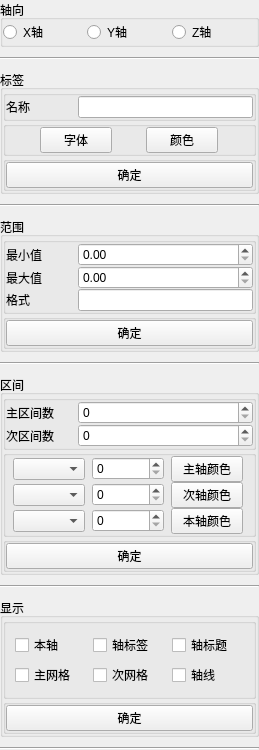
       <widget class="QWidget" name="W_Metrics">
        <property name="geometry">
         <rect>
          <x>0</x>
          <y>0</y>
          <width>259</width>
          <height>693</height>
         </rect>
        </property>
        <attribute name="label">
         <string>标尺</string>
        </attribute>
        <layout class="QVBoxLayout" name="verticalLayout_10">
         <property name="spacing">
          <number>10</number>
         </property>
         <property name="leftMargin">
          <number>0</number>
         </property>
         <property name="topMargin">
          <number>0</number>
         </property>
         <property name="rightMargin">
          <number>0</number>
         </property>
         <property name="bottomMargin">
          <number>0</number>
         </property>
         <item>
          <widget class="QGroupBox" name="GB_Metrics_Direction">
           <property name="title">
            <string>轴向</string>
           </property>
           <layout class="QHBoxLayout" name="horizontalLayout_5">
            <property name="spacing">
             <number>0</number>
            </property>
            <property name="leftMargin">
             <number>0</number>
            </property>
            <property name="topMargin">
             <number>0</number>
            </property>
            <property name="rightMargin">
             <number>0</number>
            </property>
            <property name="bottomMargin">
             <number>0</number>
            </property>
            <item>
             <widget class="QRadioButton" name="RB_Metrics_Direction_XAxis">
              <property name="text">
               <string>X轴</string>
              </property>
             </widget>
            </item>
            <item>
             <widget class="QRadioButton" name="RB_Metrics_Direction_YAxis">
              <property name="text">
               <string>Y轴</string>
              </property>
             </widget>
            </item>
            <item>
             <widget class="QRadioButton" name="RB_Metrics_Direction_ZAxis">
              <property name="text">
               <string>Z轴</string>
              </property>
             </widget>
            </item>
           </layout>
          </widget>
         </item>
         <item>
          <widget class="Line" name="L_Metrics_Line_0">
           <property name="orientation">
            <enum>Qt::Horizontal</enum>
           </property>
          </widget>
         </item>
         <item>
          <widget class="QGroupBox" name="GB_Metrics_Label">
           <property name="title">
            <string>标签</string>
           </property>
           <layout class="QVBoxLayout" name="verticalLayout_7">
            <property name="spacing">
             <number>0</number>
            </property>
            <property name="leftMargin">
             <number>0</number>
            </property>
            <property name="topMargin">
             <number>0</number>
            </property>
            <property name="rightMargin">
             <number>0</number>
            </property>
            <property name="bottomMargin">
             <number>0</number>
            </property>
            <item>
             <widget class="QGroupBox" name="GB_Metrics_Label_Form">
              <property name="title">
               <string/>
              </property>
              <layout class="QFormLayout" name="formLayout_5">
               <property name="horizontalSpacing">
                <number>0</number>
               </property>
               <property name="verticalSpacing">
                <number>0</number>
               </property>
               <property name="leftMargin">
                <number>0</number>
               </property>
               <property name="topMargin">
                <number>0</number>
               </property>
               <property name="rightMargin">
                <number>0</number>
               </property>
               <property name="bottomMargin">
                <number>0</number>
               </property>
               <item row="0" column="0">
                <widget class="QLabel" name="L_Metrics_Label_Name">
                 <property name="sizePolicy">
                  <sizepolicy hsizetype="Fixed" vsizetype="Preferred">
                   <horstretch>0</horstretch>
                   <verstretch>0</verstretch>
                  </sizepolicy>
                 </property>
                 <property name="minimumSize">
                  <size>
                   <width>72</width>
                   <height>0</height>
                  </size>
                 </property>
                 <property name="text">
                  <string>名称</string>
                 </property>
                </widget>
               </item>
               <item row="0" column="1">
                <widget class="QLineEdit" name="LE_Metrics_Label_Name"/>
               </item>
              </layout>
             </widget>
            </item>
            <item>
             <widget class="QGroupBox" name="GB_Metrics_Label_Grid">
              <property name="title">
               <string/>
              </property>
              <layout class="QHBoxLayout" name="horizontalLayout_6">
               <property name="spacing">
                <number>0</number>
               </property>
               <property name="leftMargin">
                <number>0</number>
               </property>
               <property name="topMargin">
                <number>0</number>
               </property>
               <property name="rightMargin">
                <number>0</number>
               </property>
               <property name="bottomMargin">
                <number>0</number>
               </property>
               <item>
                <widget class="QPushButton" name="PB_Metrics_Label_Font">
                 <property name="sizePolicy">
                  <sizepolicy hsizetype="Fixed" vsizetype="Fixed">
                   <horstretch>0</horstretch>
                   <verstretch>0</verstretch>
                  </sizepolicy>
                 </property>
                 <property name="minimumSize">
                  <size>
                   <width>72</width>
                   <height>0</height>
                  </size>
                 </property>
                 <property name="maximumSize">
                  <size>
                   <width>72</width>
                   <height>16777215</height>
                  </size>
                 </property>
                 <property name="text">
                  <string>字体</string>
                 </property>
                </widget>
               </item>
               <item>
                <widget class="QPushButton" name="PB_Metrics_Label_Color">
                 <property name="sizePolicy">
                  <sizepolicy hsizetype="Fixed" vsizetype="Fixed">
                   <horstretch>0</horstretch>
                   <verstretch>0</verstretch>
                  </sizepolicy>
                 </property>
                 <property name="minimumSize">
                  <size>
                   <width>72</width>
                   <height>0</height>
                  </size>
                 </property>
                 <property name="maximumSize">
                  <size>
                   <width>72</width>
                   <height>16777215</height>
                  </size>
                 </property>
                 <property name="text">
                  <string>颜色</string>
                 </property>
                </widget>
               </item>
              </layout>
             </widget>
            </item>
            <item>
             <widget class="QGroupBox" name="GB_Metrics_Label_Submit">
              <property name="title">
               <string/>
              </property>
              <layout class="QHBoxLayout" name="horizontalLayout_7">
               <property name="spacing">
                <number>0</number>
               </property>
               <property name="leftMargin">
                <number>0</number>
               </property>
               <property name="topMargin">
                <number>0</number>
               </property>
               <property name="rightMargin">
                <number>0</number>
               </property>
               <property name="bottomMargin">
                <number>0</number>
               </property>
               <item>
                <widget class="QPushButton" name="PB_Metrics_Label_Submit">
                 <property name="sizePolicy">
                  <sizepolicy hsizetype="Expanding" vsizetype="Fixed">
                   <horstretch>0</horstretch>
                   <verstretch>0</verstretch>
                  </sizepolicy>
                 </property>
                 <property name="text">
                  <string>确定</string>
                 </property>
                </widget>
               </item>
              </layout>
             </widget>
            </item>
           </layout>
          </widget>
         </item>
         <item>
          <widget class="Line" name="L_Metrics_Line_1">
           <property name="orientation">
            <enum>Qt::Horizontal</enum>
           </property>
          </widget>
         </item>
         <item>
          <widget class="QGroupBox" name="GB_Metrics_Range">
           <property name="title">
            <string>范围</string>
           </property>
           <layout class="QVBoxLayout" name="verticalLayout_6">
            <property name="spacing">
             <number>0</number>
            </property>
            <property name="leftMargin">
             <number>0</number>
            </property>
            <property name="topMargin">
             <number>0</number>
            </property>
            <property name="rightMargin">
             <number>0</number>
            </property>
            <property name="bottomMargin">
             <number>0</number>
            </property>
            <item>
             <widget class="QGroupBox" name="GB_Metrics_Range_Form">
              <property name="sizePolicy">
               <sizepolicy hsizetype="Preferred" vsizetype="Preferred">
                <horstretch>0</horstretch>
                <verstretch>0</verstretch>
               </sizepolicy>
              </property>
              <property name="minimumSize">
               <size>
                <width>0</width>
                <height>0</height>
               </size>
              </property>
              <property name="title">
               <string/>
              </property>
              <layout class="QFormLayout" name="formLayout_6">
               <property name="horizontalSpacing">
                <number>0</number>
               </property>
               <property name="verticalSpacing">
                <number>0</number>
               </property>
               <property name="leftMargin">
                <number>0</number>
               </property>
               <property name="topMargin">
                <number>0</number>
               </property>
               <property name="rightMargin">
                <number>0</number>
               </property>
               <property name="bottomMargin">
                <number>0</number>
               </property>
               <item row="0" column="0">
                <widget class="QLabel" name="L_Metrics_Range_Min">
                 <property name="sizePolicy">
                  <sizepolicy hsizetype="Fixed" vsizetype="Preferred">
                   <horstretch>0</horstretch>
                   <verstretch>0</verstretch>
                  </sizepolicy>
                 </property>
                 <property name="minimumSize">
                  <size>
                   <width>72</width>
                   <height>0</height>
                  </size>
                 </property>
                 <property name="text">
                  <string>最小值</string>
                 </property>
                </widget>
               </item>
               <item row="0" column="1">
                <widget class="QDoubleSpinBox" name="DSB_Metrics_Range_Min"/>
               </item>
               <item row="1" column="0">
                <widget class="QLabel" name="L_Metrics_Range_Max">
                 <property name="sizePolicy">
                  <sizepolicy hsizetype="Fixed" vsizetype="Preferred">
                   <horstretch>0</horstretch>
                   <verstretch>0</verstretch>
                  </sizepolicy>
                 </property>
                 <property name="minimumSize">
                  <size>
                   <width>72</width>
                   <height>0</height>
                  </size>
                 </property>
                 <property name="text">
                  <string>最大值</string>
                 </property>
                </widget>
               </item>
               <item row="1" column="1">
                <widget class="QDoubleSpinBox" name="DSB_Metrics_Range_Max"/>
               </item>
               <item row="2" column="0">
                <widget class="QLabel" name="L_Metrics_Range_Format">
                 <property name="sizePolicy">
                  <sizepolicy hsizetype="Fixed" vsizetype="Preferred">
                   <horstretch>0</horstretch>
                   <verstretch>0</verstretch>
                  </sizepolicy>
                 </property>
                 <property name="minimumSize">
                  <size>
                   <width>72</width>
                   <height>0</height>
                  </size>
                 </property>
                 <property name="text">
                  <string>格式</string>
                 </property>
                </widget>
               </item>
               <item row="2" column="1">
                <widget class="QLineEdit" name="LE_Metrics_Range_Format"/>
               </item>
              </layout>
             </widget>
            </item>
            <item>
             <widget class="QGroupBox" name="GB_Metrics_Range_Submit">
              <property name="title">
               <string/>
              </property>
              <layout class="QHBoxLayout" name="horizontalLayout_8">
               <property name="spacing">
                <number>0</number>
               </property>
               <property name="leftMargin">
                <number>0</number>
               </property>
               <property name="topMargin">
                <number>0</number>
               </property>
               <property name="rightMargin">
                <number>0</number>
               </property>
               <property name="bottomMargin">
                <number>0</number>
               </property>
               <item>
                <widget class="QPushButton" name="PB_Metrics_Range_Submit">
                 <property name="sizePolicy">
                  <sizepolicy hsizetype="Expanding" vsizetype="Fixed">
                   <horstretch>0</horstretch>
                   <verstretch>0</verstretch>
                  </sizepolicy>
                 </property>
                 <property name="text">
                  <string>确定</string>
                 </property>
                </widget>
               </item>
              </layout>
             </widget>
            </item>
           </layout>
          </widget>
         </item>
         <item>
          <widget class="Line" name="L_Metrics_Line_2">
           <property name="orientation">
            <enum>Qt::Horizontal</enum>
           </property>
          </widget>
         </item>
         <item>
          <widget class="QGroupBox" name="GB_Metrics_Interval">
           <property name="title">
            <string>区间</string>
           </property>
           <layout class="QVBoxLayout" name="verticalLayout_8">
            <property name="spacing">
             <number>0</number>
            </property>
            <property name="leftMargin">
             <number>0</number>
            </property>
            <property name="topMargin">
             <number>0</number>
            </property>
            <property name="rightMargin">
             <number>0</number>
            </property>
            <property name="bottomMargin">
             <number>0</number>
            </property>
            <item>
             <widget class="QGroupBox" name="GB_Metrics_Interval_Form">
              <property name="title">
               <string/>
              </property>
              <layout class="QFormLayout" name="formLayout_4">
               <property name="horizontalSpacing">
                <number>0</number>
               </property>
               <property name="verticalSpacing">
                <number>0</number>
               </property>
               <property name="leftMargin">
                <number>0</number>
               </property>
               <property name="topMargin">
                <number>0</number>
               </property>
               <property name="rightMargin">
                <number>0</number>
               </property>
               <property name="bottomMargin">
                <number>0</number>
               </property>
               <item row="0" column="0">
                <widget class="QLabel" name="L_Metrics_Interval_Major_Count">
                 <property name="sizePolicy">
                  <sizepolicy hsizetype="Fixed" vsizetype="Preferred">
                   <horstretch>0</horstretch>
                   <verstretch>0</verstretch>
                  </sizepolicy>
                 </property>
                 <property name="minimumSize">
                  <size>
                   <width>72</width>
                   <height>0</height>
                  </size>
                 </property>
                 <property name="text">
                  <string>主区间数</string>
                 </property>
                </widget>
               </item>
               <item row="0" column="1">
                <widget class="QSpinBox" name="SB_Metrics_Interval_Major_Count"/>
               </item>
               <item row="1" column="0">
                <widget class="QLabel" name="L_Metrics_Interval_Minor_Count">
                 <property name="sizePolicy">
                  <sizepolicy hsizetype="Fixed" vsizetype="Preferred">
                   <horstretch>0</horstretch>
                   <verstretch>0</verstretch>
                  </sizepolicy>
                 </property>
                 <property name="minimumSize">
                  <size>
                   <width>72</width>
                   <height>0</height>
                  </size>
                 </property>
                 <property name="text">
                  <string>次区间数</string>
                 </property>
                </widget>
               </item>
               <item row="1" column="1">
                <widget class="QSpinBox" name="SB_Metrics_Interval_Minor_Count"/>
               </item>
              </layout>
             </widget>
            </item>
            <item>
             <widget class="QGroupBox" name="GB_Metrics_Interval_Grid">
              <property name="title">
               <string/>
              </property>
              <layout class="QGridLayout" name="gridLayout_2">
               <property name="leftMargin">
                <number>0</number>
               </property>
               <property name="topMargin">
                <number>0</number>
               </property>
               <property name="rightMargin">
                <number>0</number>
               </property>
               <property name="bottomMargin">
                <number>0</number>
               </property>
               <property name="spacing">
                <number>0</number>
               </property>
               <item row="0" column="0">
                <widget class="QComboBox" name="CB_Metrics_Interval_Major_Style">
                 <property name="sizePolicy">
                  <sizepolicy hsizetype="Fixed" vsizetype="Fixed">
                   <horstretch>0</horstretch>
                   <verstretch>0</verstretch>
                  </sizepolicy>
                 </property>
                 <property name="maximumSize">
                  <size>
                   <width>72</width>
                   <height>16777215</height>
                  </size>
                 </property>
                </widget>
               </item>
               <item row="1" column="1">
                <widget class="QSpinBox" name="SB_Metrics_Interval_Minor_Width">
                 <property name="sizePolicy">
                  <sizepolicy hsizetype="Fixed" vsizetype="Fixed">
                   <horstretch>0</horstretch>
                   <verstretch>0</verstretch>
                  </sizepolicy>
                 </property>
                 <property name="minimumSize">
                  <size>
                   <width>72</width>
                   <height>0</height>
                  </size>
                 </property>
                 <property name="maximumSize">
                  <size>
                   <width>72</width>
                   <height>16777215</height>
                  </size>
                 </property>
                </widget>
               </item>
               <item row="1" column="0">
                <widget class="QComboBox" name="CB_Metrics_Interval_Minor_Style">
                 <property name="sizePolicy">
                  <sizepolicy hsizetype="Fixed" vsizetype="Fixed">
                   <horstretch>0</horstretch>
                   <verstretch>0</verstretch>
                  </sizepolicy>
                 </property>
                 <property name="maximumSize">
                  <size>
                   <width>72</width>
                   <height>16777215</height>
                  </size>
                 </property>
                </widget>
               </item>
               <item row="0" column="1">
                <widget class="QSpinBox" name="SB_Metrics_Interval_Major_Width">
                 <property name="sizePolicy">
                  <sizepolicy hsizetype="Fixed" vsizetype="Fixed">
                   <horstretch>0</horstretch>
                   <verstretch>0</verstretch>
                  </sizepolicy>
                 </property>
                 <property name="minimumSize">
                  <size>
                   <width>72</width>
                   <height>0</height>
                  </size>
                 </property>
                 <property name="maximumSize">
                  <size>
                   <width>72</width>
                   <height>16777215</height>
                  </size>
                 </property>
                </widget>
               </item>
               <item row="0" column="2">
                <widget class="QPushButton" name="PB_Metrics_Interval_Major_Color">
                 <property name="sizePolicy">
                  <sizepolicy hsizetype="Fixed" vsizetype="Fixed">
                   <horstretch>0</horstretch>
                   <verstretch>0</verstretch>
                  </sizepolicy>
                 </property>
                 <property name="minimumSize">
                  <size>
                   <width>72</width>
                   <height>0</height>
                  </size>
                 </property>
                 <property name="maximumSize">
                  <size>
                   <width>72</width>
                   <height>16777215</height>
                  </size>
                 </property>
                 <property name="text">
                  <string>主轴颜色</string>
                 </property>
                </widget>
               </item>
               <item row="1" column="2">
                <widget class="QPushButton" name="PB_Metrics_Interval_Minor_Color">
                 <property name="sizePolicy">
                  <sizepolicy hsizetype="Fixed" vsizetype="Fixed">
                   <horstretch>0</horstretch>
                   <verstretch>0</verstretch>
                  </sizepolicy>
                 </property>
                 <property name="minimumSize">
                  <size>
                   <width>72</width>
                   <height>0</height>
                  </size>
                 </property>
                 <property name="maximumSize">
                  <size>
                   <width>72</width>
                   <height>16777215</height>
                  </size>
                 </property>
                 <property name="text">
                  <string>次轴颜色</string>
                 </property>
                </widget>
               </item>
               <item row="2" column="0">
                <widget class="QComboBox" name="CB_Metrics_Interval_Axis_Style">
                 <property name="sizePolicy">
                  <sizepolicy hsizetype="Fixed" vsizetype="Fixed">
                   <horstretch>0</horstretch>
                   <verstretch>0</verstretch>
                  </sizepolicy>
                 </property>
                 <property name="minimumSize">
                  <size>
                   <width>72</width>
                   <height>0</height>
                  </size>
                 </property>
                 <property name="maximumSize">
                  <size>
                   <width>72</width>
                   <height>16777215</height>
                  </size>
                 </property>
                </widget>
               </item>
               <item row="2" column="1">
                <widget class="QSpinBox" name="SB_Metrics_Interval_Axis_Width">
                 <property name="sizePolicy">
                  <sizepolicy hsizetype="Fixed" vsizetype="Fixed">
                   <horstretch>0</horstretch>
                   <verstretch>0</verstretch>
                  </sizepolicy>
                 </property>
                 <property name="minimumSize">
                  <size>
                   <width>72</width>
                   <height>0</height>
                  </size>
                 </property>
                 <property name="maximumSize">
                  <size>
                   <width>72</width>
                   <height>16777215</height>
                  </size>
                 </property>
                </widget>
               </item>
               <item row="2" column="2">
                <widget class="QPushButton" name="PB_Metrics_Interval_Axis_Color">
                 <property name="minimumSize">
                  <size>
                   <width>72</width>
                   <height>0</height>
                  </size>
                 </property>
                 <property name="maximumSize">
                  <size>
                   <width>72</width>
                   <height>16777215</height>
                  </size>
                 </property>
                 <property name="text">
                  <string>本轴颜色</string>
                 </property>
                </widget>
               </item>
              </layout>
             </widget>
            </item>
            <item>
             <widget class="QGroupBox" name="GB_Metrics_Interval_Submit">
              <property name="title">
               <string/>
              </property>
              <layout class="QHBoxLayout" name="horizontalLayout_9">
               <property name="spacing">
                <number>0</number>
               </property>
               <property name="leftMargin">
                <number>0</number>
               </property>
               <property name="topMargin">
                <number>0</number>
               </property>
               <property name="rightMargin">
                <number>0</number>
               </property>
               <property name="bottomMargin">
                <number>0</number>
               </property>
               <item>
                <widget class="QPushButton" name="PB_Metrics_Interval_Submit">
                 <property name="sizePolicy">
                  <sizepolicy hsizetype="Expanding" vsizetype="Fixed">
                   <horstretch>0</horstretch>
                   <verstretch>0</verstretch>
                  </sizepolicy>
                 </property>
                 <property name="text">
                  <string>确定</string>
                 </property>
                </widget>
               </item>
              </layout>
             </widget>
            </item>
           </layout>
          </widget>
         </item>
         <item>
          <widget class="Line" name="L_Metrics_Line_3">
           <property name="orientation">
            <enum>Qt::Horizontal</enum>
           </property>
          </widget>
         </item>
         <item>
          <widget class="QGroupBox" name="GB_Metrics_Display">
           <property name="title">
            <string>显示</string>
           </property>
           <layout class="QVBoxLayout" name="verticalLayout_9">
            <property name="spacing">
             <number>0</number>
            </property>
            <property name="leftMargin">
             <number>0</number>
            </property>
            <property name="topMargin">
             <number>0</number>
            </property>
            <property name="rightMargin">
             <number>0</number>
            </property>
            <property name="bottomMargin">
             <number>0</number>
            </property>
            <item>
             <widget class="QGroupBox" name="GB_Metrics_Display_Grid">
              <property name="title">
               <string/>
              </property>
              <layout class="QGridLayout" name="gridLayout">
               <item row="6" column="0">
                <widget class="QCheckBox" name="CB_Metrics_Display_Major_Grid">
                 <property name="text">
                  <string>主网格</string>
                 </property>
                </widget>
               </item>
               <item row="6" column="1">
                <widget class="QCheckBox" name="CB_Metrics_Display_Minor_Grid">
                 <property name="text">
                  <string>次网格</string>
                 </property>
                </widget>
               </item>
               <item row="6" column="2">
                <widget class="QCheckBox" name="CB_Metrics_Display_Line">
                 <property name="text">
                  <string>轴线</string>
                 </property>
                </widget>
               </item>
               <item row="2" column="0">
                <widget class="QCheckBox" name="CB_Metrics_Display_Axis">
                 <property name="text">
                  <string>本轴</string>
                 </property>
                </widget>
               </item>
               <item row="2" column="2">
                <widget class="QCheckBox" name="CB_Metrics_Display_Title">
                 <property name="text">
                  <string>轴标题</string>
                 </property>
                </widget>
               </item>
               <item row="2" column="1">
                <widget class="QCheckBox" name="CB_Metrics_Display_Label">
                 <property name="text">
                  <string>轴标签</string>
                 </property>
                </widget>
               </item>
              </layout>
             </widget>
            </item>
            <item>
             <widget class="QGroupBox" name="GB_Metrics_Display_Submit">
              <property name="title">
               <string/>
              </property>
              <layout class="QHBoxLayout" name="horizontalLayout_10">
               <property name="spacing">
                <number>0</number>
               </property>
               <property name="leftMargin">
                <number>0</number>
               </property>
               <property name="topMargin">
                <number>0</number>
               </property>
               <property name="rightMargin">
                <number>0</number>
               </property>
               <property name="bottomMargin">
                <number>0</number>
               </property>
               <item>
                <widget class="QPushButton" name="PB_Metrics_Display_Submit">
                 <property name="sizePolicy">
                  <sizepolicy hsizetype="Expanding" vsizetype="Fixed">
                   <horstretch>0</horstretch>
                   <verstretch>0</verstretch>
                  </sizepolicy>
                 </property>
                 <property name="text">
                  <string>确定</string>
                 </property>
                </widget>
               </item>
              </layout>
             </widget>
            </item>
           </layout>
          </widget>
         </item>
         <item>
          <widget class="Line" name="L_Metrics_Line_4">
           <property name="orientation">
            <enum>Qt::Horizontal</enum>
           </property>
          </widget>
         </item>
         <item>
          <spacer name="S_Metrics_Spacer">
           <property name="orientation">
            <enum>Qt::Vertical</enum>
           </property>
           <property name="sizeHint" stdset="0">
            <size>
             <width>20</width>
             <height>9</height>
            </size>
           </property>
          </spacer>
         </item>
        </layout>
       </widget>
